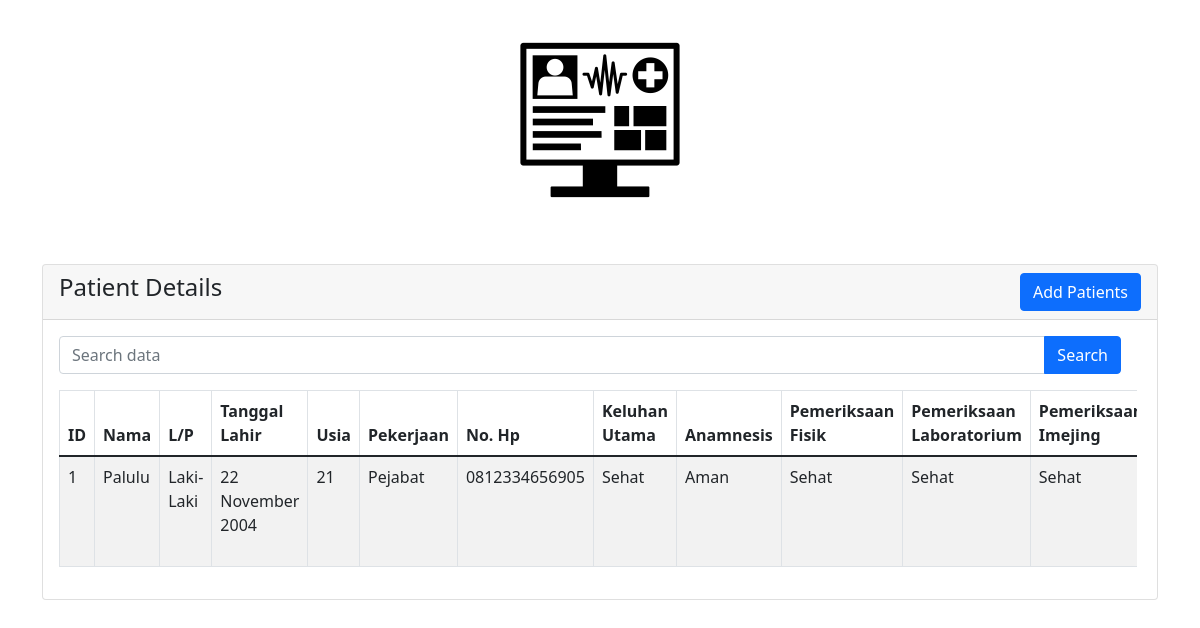
The page / on the database its author committed.
### tables this page shows
CREATE TABLE `students` (
  `id` int(6) NOT NULL,
  `name` varchar(191) NOT NULL,
  `gender` varchar(191) NOT NULL,
  `birth` varchar(191) NOT NULL,
  `age` varchar(191) NOT NULL,
  `pekerjaan` varchar(100) NOT NULL,
  `phone` varchar(100) NOT NULL,
  `keluhanutama` varchar(200) NOT NULL,
  `anamnesis` varchar(100) NOT NULL,
  `pemeriksaanfisik` varchar(100) NOT NULL,
  `pemeriksaanlaboratorium` varchar(100) NOT NULL,
  `pemeriksaanimejing` varchar(100) NOT NULL,
  `terapi` varchar(100) NOT NULL,
  `instruksilanjutan` varchar(100) NOT NULL
);

### index.php (the view, shortened to what this page needs)
<?php
    require 'dbcon.php';
?>
<!doctype html>
<html lang="en">
  <head>
    <link href="https://cdn.jsdelivr.net/npm/bootstrap@5.1.3/dist/css/bootstrap.min.css" rel="stylesheet">
</head>
<body>
    <?php include('mid.php'); ?>
    <div class="container mt-4">
        <div class="row">
            <div class="col-md-12">
                <div class="card">
                    <div class="card-header">
                        <h4>Patient Details
                            <a href="student-create.php" class="btn btn-primary float-end">Add Patients</a>
                        </h4>
                    </div>
                    <div style="overflow-x: auto; margin-right: 20px;">
                    <div class="card-body">
                    <form action="" method="GET">
                                    <div class="input-group mb-3">
                                        <input type="text" name="search" required value="<?php if(isset($_GET['search'])){echo $_GET['search']; } ?>" class="form-control" placeholder="Search data">
                                        <button type="submit" class="btn btn-primary">Search</button>
                                    </div>
                                </form>
                        <table class="table table-bordered table-striped">
                            <thead>
                                <tr>
                                    <th>ID</th>
                                    <th>Nama</th>
                                    <th>L/P</th>
                                    <th>Tanggal Lahir</th>
                                    <th>Usia</th>
                                    <th>Pekerjaan</th>
                                    <th>No. Hp</th>
                                    <th>Keluhan Utama</th>
                                    <th>Anamnesis</th>
                                    <th>Pemeriksaan Fisik</th>
                                    <th>Pemeriksaan Laboratorium</th>
                                    <th>Pemeriksaan Imejing</th>
                                </tr>
                            </thead>
                            <tbody>
                                <?php
                                    $query = "SELECT * FROM students";
                                    $query_run = mysqli_query($con, $query);
                                    if(mysqli_num_rows($query_run) > 0)
                                    {
                                        foreach($query_run as $student)
                                        {
                                            ?>
                                            <tr>
                                                <td><?= $student['id']; ?></td>
                                                <td><?= $student['name']; ?></td>
                                                <td><?= $student['gender']; ?></td>
                                                <td><?= $student['birth']; ?></td>
                                                <td><?= $student['age']; ?></td>
                                                <td><?= $student['pekerjaan']; ?></td>
                                                <td><?= $student['phone']; ?></td>
                                                <td><?= $student['keluhanutama']; ?></td>
                                                <td><?= $student['anamnesis']; ?></td>
                                                <td><?= $student['pemeriksaanfisik']; ?></td>
                                                <td><?= $student['pemeriksaanlaboratorium']; ?></td>
                                                <td><?= $student['pemeriksaanimejing']; ?></td>
                                            </tr>
                                            <?php
                                        }
                                    }
                                    else
                                    {
                                        echo "<h5> No Record Found </h5>";
                                    }
                                ?>
                            </tbody>
                        </table>
                    </div>
                </div>
            </div>
        </div>
    </div>
</body>
</html>

### mid.php (shortened to what this page needs)
<!DOCTYPE html>
<html>
  <head>
  </head>
  <body>
    <div id="outer-div">
      <div id="inner-div"> <?php include('display-image.php'); ?></div>
    </div>
  </body>
</html>

### display-image.php
<?php
$dir_path = "image/";
$extensions_array = array('jpg','png','jpeg');
if(is_dir($dir_path))
{
    $files = scandir($dir_path);
    for($i = 0; $i < count($files); $i++)
    {
        if($files[$i] !='.' && $files[$i] !='..')
        {
            $file = pathinfo($files[$i]);
            $extension = $file['extension'];
            if(in_array($extension, $extensions_array))
            {
            echo "<img src='$dir_path$files[$i]' style='width:200px;height:200px;'><br>";
            }
        }
    }
}

### mid.php (style rules this page uses)
#outer-div { width: 100%; text-align: center; background-color: #FFFFFF }
#inner-div { display: inline-block; margin: 0 auto; padding: 20px; background-color: #FFFFFF }

### rows shown on the page
students: id "1", name "Palulu", gender "Laki-Laki", birth "22 November 2004", age "21", pekerjaan "Pejabat", phone "0812334656905", keluhanutama "Sehat", anamnesis "Aman", pemeriksaanfisik "Sehat", pemeriksaanlaboratorium "Sehat", pemeriksaanimejing "Sehat"
